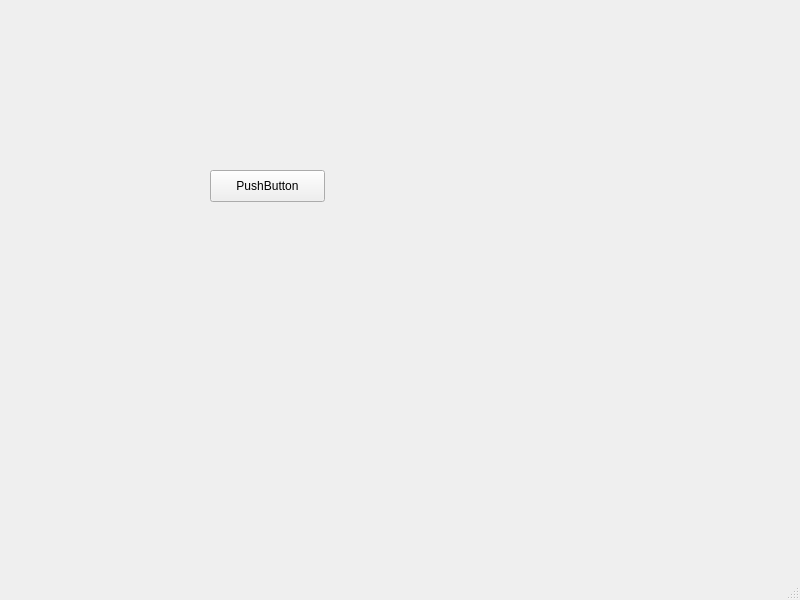
<?xml version="1.0" encoding="UTF-8"?>
<ui version="4.0">
 <class>MainWindow</class>
 <widget class="QMainWindow" name="MainWindow">
  <property name="geometry">
   <rect>
    <x>0</x>
    <y>0</y>
    <width>800</width>
    <height>600</height>
   </rect>
  </property>
  <property name="windowTitle">
   <string>MainWindow</string>
  </property>
  <widget class="QWidget" name="centralwidget">
   <widget class="QPushButton" name="pushButton">
    <property name="geometry">
     <rect>
      <x>210</x>
      <y>170</y>
      <width>115</width>
      <height>32</height>
     </rect>
    </property>
    <property name="text">
     <string>PushButton</string>
    </property>
   </widget>
  </widget>
  <widget class="QMenuBar" name="menubar">
   <property name="geometry">
    <rect>
     <x>0</x>
     <y>0</y>
     <width>800</width>
     <height>22</height>
    </rect>
   </property>
  </widget>
  <widget class="QStatusBar" name="statusbar"/>
 </widget>
 <resources/>
 <connections/>
</ui>
